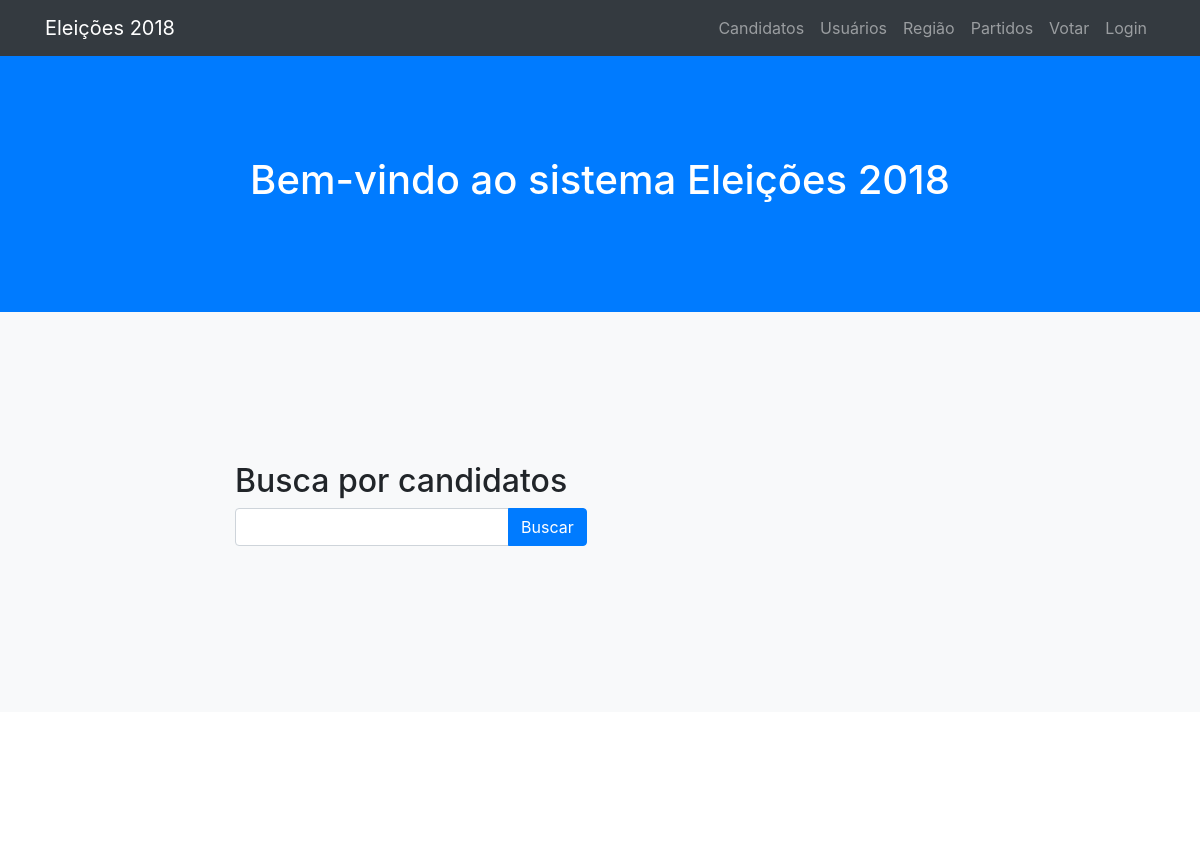
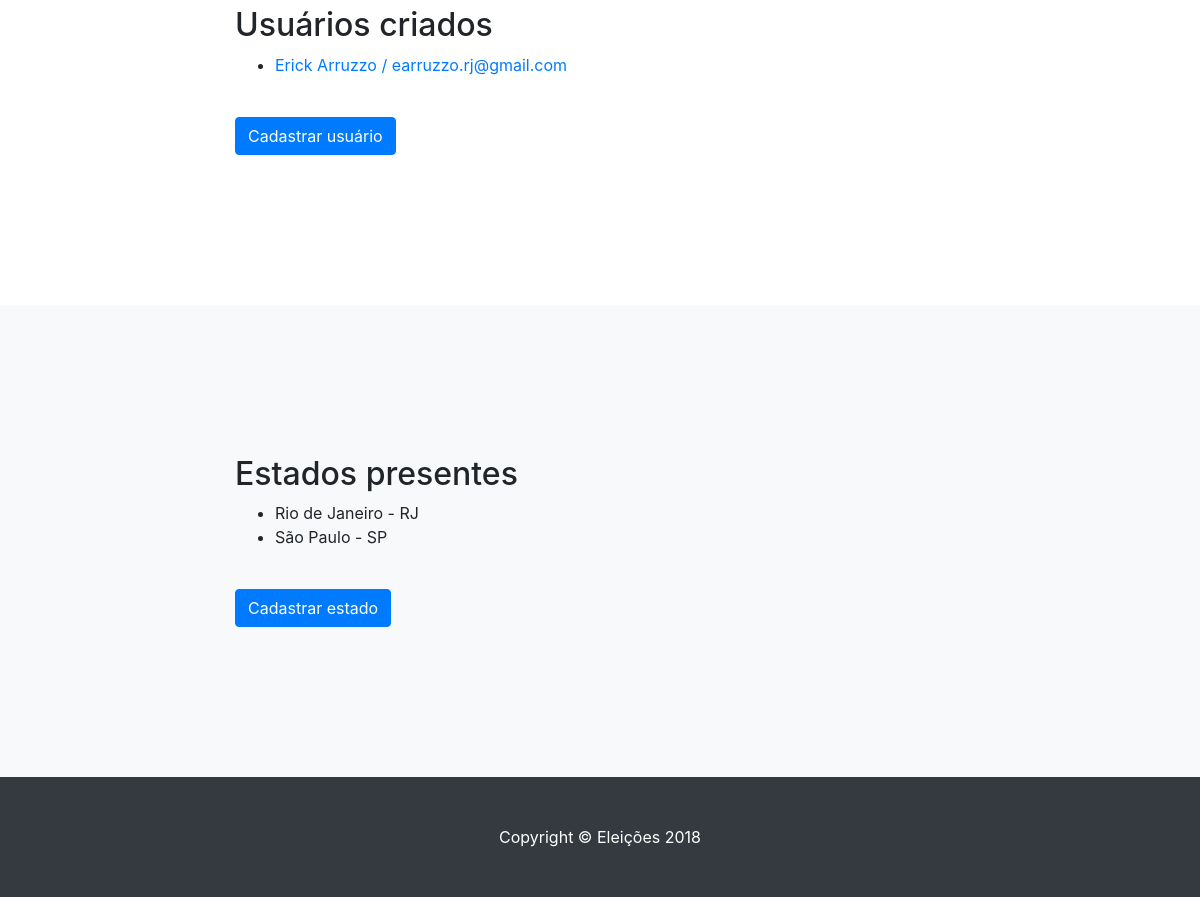
The page / on the database its author committed (2 pictures, top to bottom).
### eleicoes2018/models.py (models this page shows)
class Usuario(models.Model):
	user = models.OneToOneField(User, on_delete=models.CASCADE, default=1)
	cpf = models.CharField(max_length=11, null=False)
	nome = models.CharField(max_length=255, null=False)
	email = models.CharField(max_length=255, null=False)
	senha = models.CharField(max_length=255, null=False)
	estado_id = models.ForeignKey(Estado, on_delete=models.CASCADE)

class Estado(models.Model):
	nome = models.CharField(max_length=255, null=False)
	sigla = models.CharField(max_length=2, null=False)

### eleicoes2018/views.py (the view)
# urls.py: url(r'^$', index, name='index'),
def index(request):
	usuarios = Usuario.objects.all()
	estados = Estado.objects.all()
	partidos = Partido.objects.all()
	cargos = Cargo.objects.all()
	candidatos = Candidato.objects.all()
	return render(request, 'index.html', { 'usuarios' : usuarios , 'estados' : estados , 'partidos' : partidos , 'cargos' : cargos , 'candidatos' : candidatos })

### eleicoes2018/templates/index.html (shortened to what this page needs)
{% load staticfiles %}
<!DOCTYPE html>
  <head>
    <link href='{% static "vendor/bootstrap/css/bootstrap.min.css" %}' rel="stylesheet">
    <link href='{% static "css/scrolling-nav.css" %}' rel="stylesheet">
    <link href='{% static "css/autocomplete.css" %}' rel="stylesheet">
  </head>
  <body id="page-top">
    <nav class="navbar navbar-expand-lg navbar-dark bg-dark fixed-top" id="mainNav">
      <div class="container">
        <a class="navbar-brand js-scroll-trigger" href="#page-top">Eleições 2018</a>
        <div class="collapse navbar-collapse" id="navbarResponsive">
          <ul class="navbar-nav ml-auto">
            <li class="nav-item">
              <a class="nav-link js-scroll-trigger" href="#candidatos">Candidatos</a>
            </li>
            <li class="nav-item">
              <a class="nav-link js-scroll-trigger" href="#usuarios">Usuários</a>
            </li>
            <li class="nav-item">
              <a class="nav-link js-scroll-trigger" href="#regiao">Região</a>
            </li>
            <li class="nav-item">
              <a class="nav-link js-scroll-trigger" href="#partidos">Partidos</a>
            </li>
            <li class="nav-item">
              <a class="nav-link js-scroll-trigger" href="/voto">Votar</a>
            </li>
            {% if user.is_authenticated %}
            <li class="nav-item">
              <a href="usuario/{{user.id}}" class="nav-link">  {{ user.username }} </a>
            </li>
             <li class="nav-item">
              <a class="nav-link " href="{% url 'logout' %}">Logout</a>
            </li>
            {% else %}
             <li class="nav-item">
              <a class="nav-link " href="{% url 'login' %}">Login</a>
            </li>
            {% endif %}
          </ul>
        </div>
      </div>
    </nav>
    <header class="bg-primary text-white">
      <div class="container text-center">
        <h1>Bem-vindo ao sistema Eleições 2018</h1>
      </div>
    </header>
    <section id="candidatos" class="bg-light">
      <div class="container">
        <div class="row">
          <div class="col-lg-8 mx-auto">
            <h2>Busca por candidatos</h2>
            <form autocomplete="off" action="/action_page.php">
              <div class="form-group">
                <div class="autocomplete">
                  <div class="input-group">
                    <input id="myInput" class="form-control" type="text" name="myCountry">
                    <div class="input-group-append">
                      <button class="btn btn-primary" onclick="buscaCandidato($('#myInput').val())" type="button">Buscar</button>
                    </div>
                  </div>
                </div>
              </div>
            </form>
          </div>
        </div>
      </div>
    </section>
    <section id="usuarios">
      <div class="container">
        <div class="row">
          <div class="col-lg-8 mx-auto">
            <h2>Usuários criados</h2>
            <ul>
                {% for usuario in usuarios %}
                    <li><a href="/usuario/{{usuario.id}}">{{ usuario.nome }} / {{ usuario.email }}</a></li>
                {% endfor %}
            </ul>
            <br>
            <a class="btn btn-primary" href="{% url 'registrar_usuario' %}">Cadastrar usuário</a>
          </div>
        </div>
      </div>
    </section>
    <section id="regiao" class="bg-light">
      <div class="container">
        <div class="row">
          <div class="col-lg-8 mx-auto">
            <h2>Estados presentes</h2>
            <ul>
                {% for estado in estados %}
                    <li>{{ estado.nome }} - {{ estado.sigla }}</li>
                {% endfor %}
            </ul>
            <br>
            <a class="btn btn-primary" href="{% url 'registrar_estado' %}">Cadastrar estado</a>
          </div>
        </div>
      </div>
    </section>
    <footer class="py-5 bg-dark">
      <div class="container">
        <p class="m-0 text-center text-white">Copyright &copy; Eleições 2018</p>
      </div>
    </footer>
  </body>
</html>

### eleicoes2018/static/css/scrolling-nav.css (style rules this page uses)
header { padding: 154px 0 100px; }
@media (min-width: 992px) { header { padding: 156px 0 100px; } }
section { padding: 150px 0; }

### eleicoes2018/static/css/autocomplete.css (style rules this page uses)
.autocomplete { position: relative; display: inline-block; border: None; }

### rows shown on the page
Usuario: nome "Erick Arruzzo", email "earruzzo.rj@gmail.com"
Estado: nome "Rio de Janeiro", sigla "RJ"
Estado: nome "São Paulo", sigla "SP"
